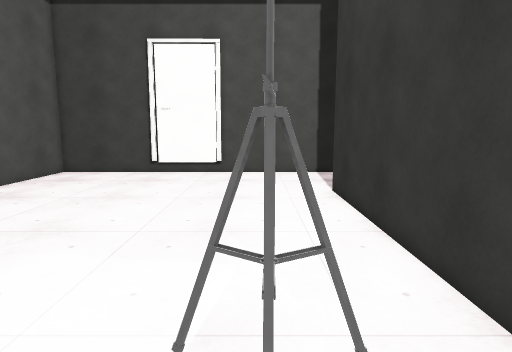
View 1 (above)

16 first-person views from a walk through a scene from a Unity 3-D project. The camera is 1.5 m above the floor, tilts 8° down and sees 75° across. The floor is counted in squares, 0.5 m on a side. Each view is taken from the middle of a square. On the plan, view 1 faces up. The plan holds only what a view shows up to about 20 squares ahead; the rest is blank. The player character is not drawn. Some surface patterns are stand-ins.

View 2
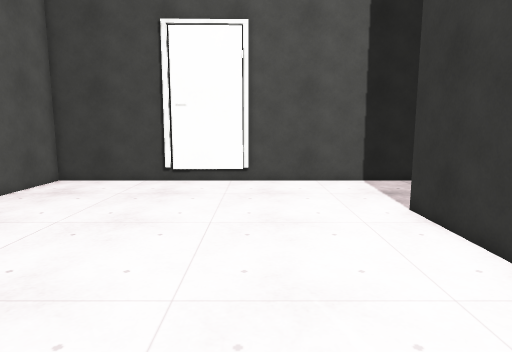

View 3
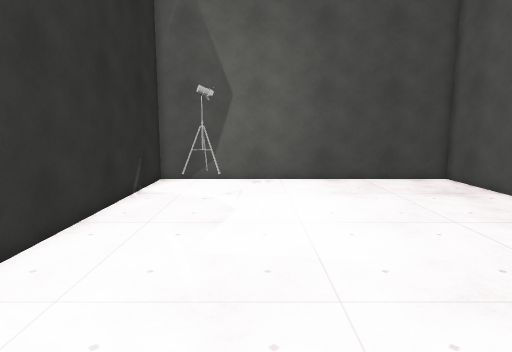

View 4
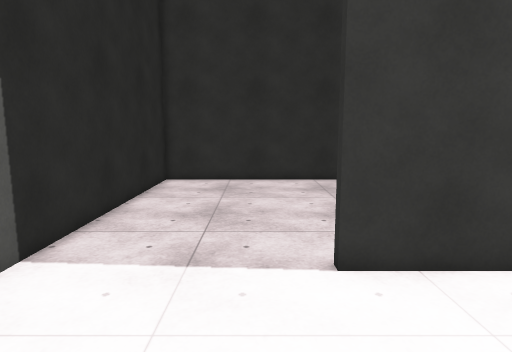

View 5
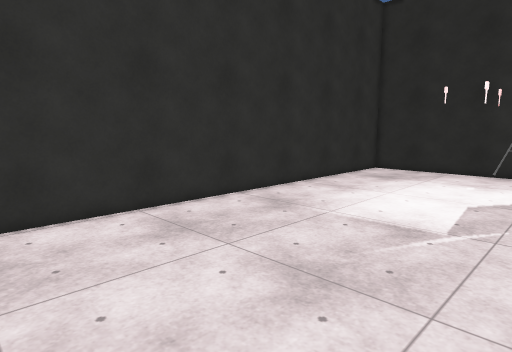

View 6
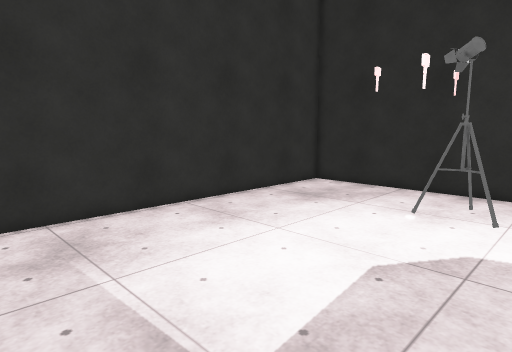

View 7
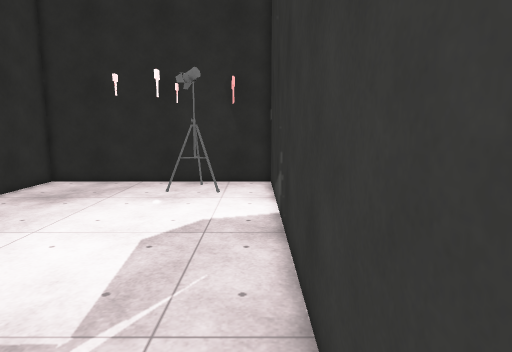

View 8
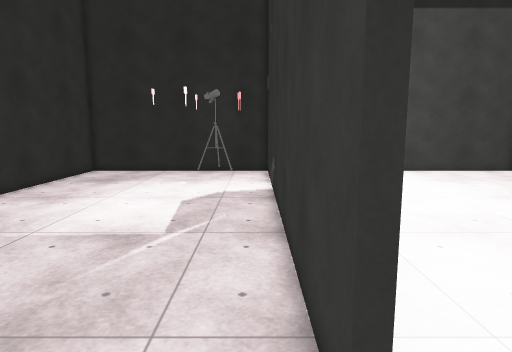

View 9
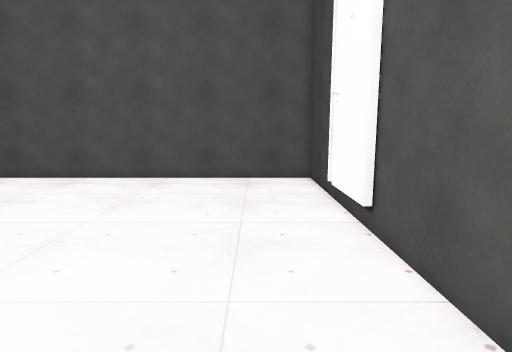

View 10
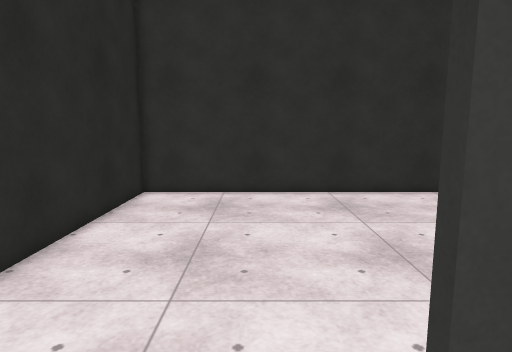

View 11
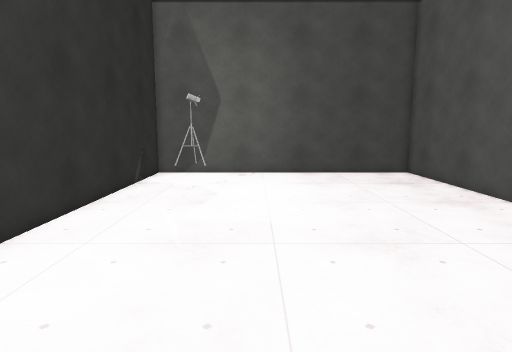

View 12
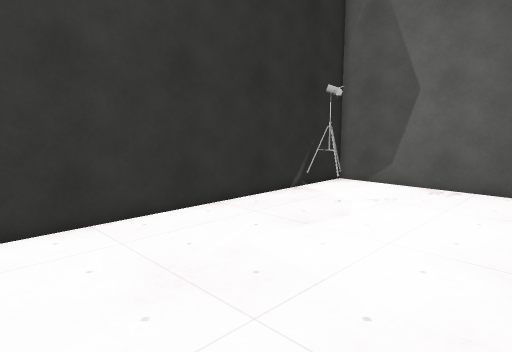

View 13
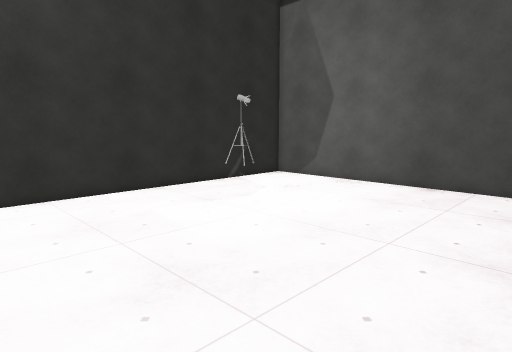

View 14
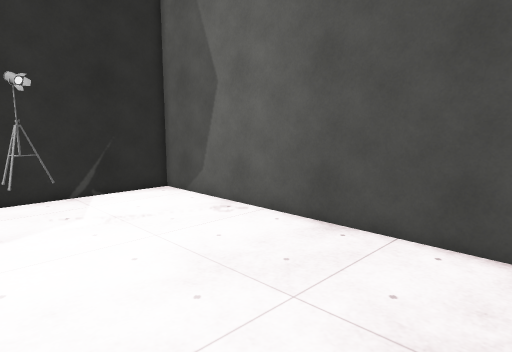

View 15
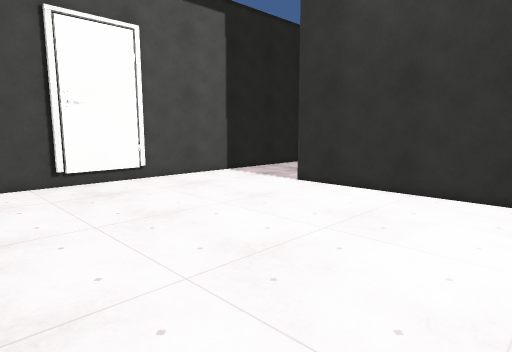

View 16
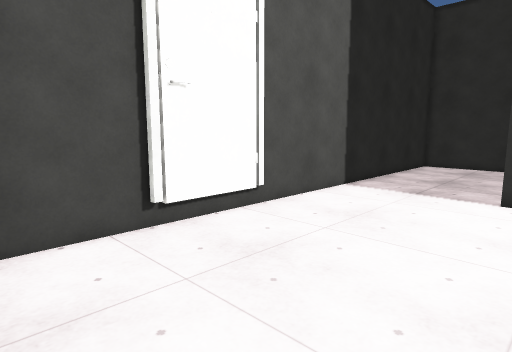

### Floor plan
Points are (right, up) in squares from view 1. A wall is a line through its corners. A room is listed if a view was taken in it or the views show most of it. See-through windows are left out.
Room 1 (views 1, 2, 3, 4, 5, 6, 7, 8, 9, 10, 11, 12, 13, 14, 15, 16)
walls: (6, 5.1) (6.7, 4.6) (7.5, 5); (0.9, 2.3) (0.1, 1.9); (6.6, 3.7) (6.7, 4.6); (-0.7, 2.5) (0.1, 2) (0.9, 2.4); (0, 1.9) (-0.7, 2.4); (0, 1) (0, 2); (4.1, 0.8) (4.1, -0.4); (4.1, -0.6) (4.1, -1.1); (4.1, -1.5) (4.1, -2); (4.1, -5.1) (16.8, -5.1) (16.8, 23.4) (-13.5, 23.4); (-2.4, 23.2) (-7.2, 23.1); (-13.5, -5.1) (3.8, -5.1) (3.8, 16.3) (4.1, 16.3) (4.1, 0.9)

Positions as (right, up) in squares from view 1, and headings:
1: (0, 0), facing up
2: (-2, 4), facing up
3: (-2, 15), facing down
4: (-3, 18), facing right
5: (5, 20), facing down-right
6: (5, 12), facing down-right
7: (5, 14), facing down
8: (5, 19), facing down
9: (7, 20), facing left
10: (1, 18), facing right
11: (-3, 18), facing down
12: (-7, 13), facing down-right
13: (-12, 13), facing down-right
14: (-12, 4), facing down-right
15: (-12, 4), facing up-right
16: (-12, 14), facing up-right
